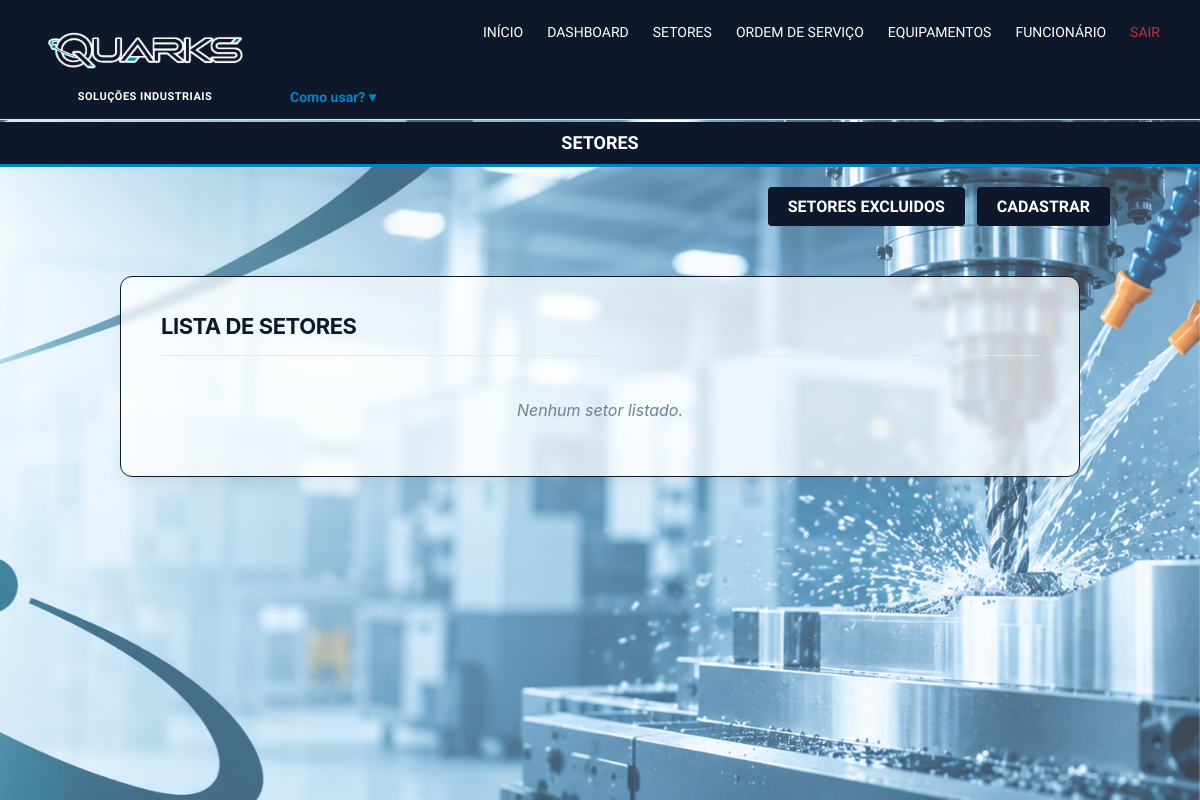
Page /setor (signed in) on the earlier database version.
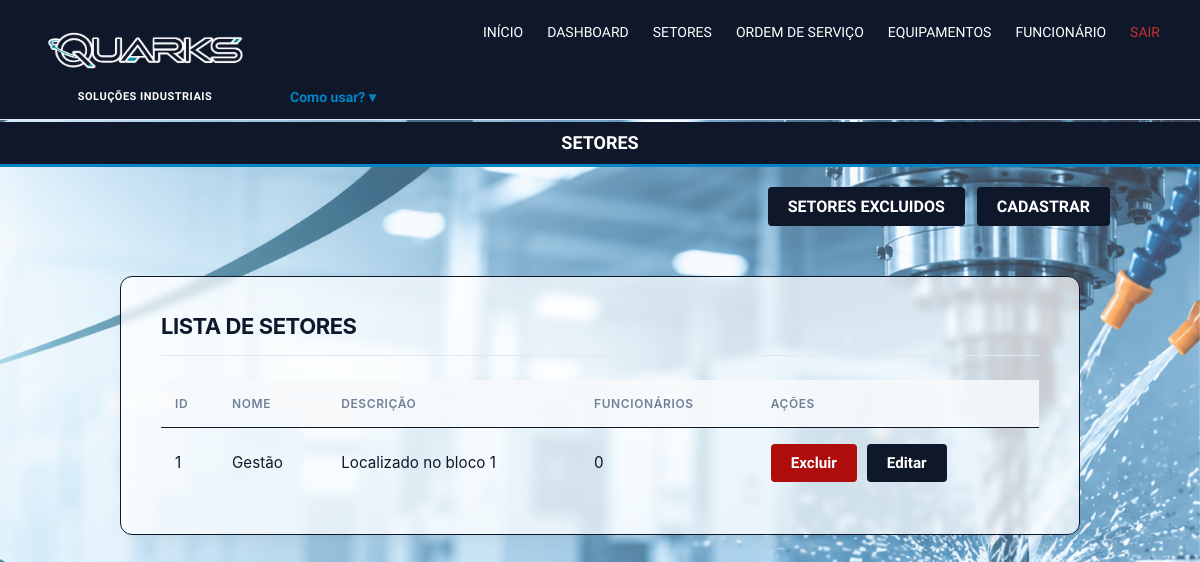
Same page on the later database version.
### database.py (models this page shows)
class Setor(Base):
    __tablename__ = 'setores'
    id = Column(Integer, primary_key=True, autoincrement=True)
    nome = Column(String(50), nullable=False)
    descricao = Column(String(10000))
    status_delete = Column(Boolean, default=True, nullable=False)
    funcionarios = relationship('Funcionario', back_populates='setor')

### app.py (the view)
@app.route('/setor', methods=['GET'])
@login_required
def setor():
    lista_setores = tabela_setor.select_ativos()
    return render_template('setor.html', setores=lista_setores)

### app.py (called while the page is built)
@login_manager.user_loader
def load_user(user_id):
    return db_session.get(Usuario, int(user_id))

### banco/tabela_setor.py (called while the page is built)
def select_ativos():
    setor_sql = (
        select(Setor, func.count(Funcionario.id).label("funcionarios")).
        outerjoin(Funcionario, Setor.id == Funcionario.setor_id).
        where(Setor.status_delete == 1).
        group_by(Setor.id)
    )
    setor = db_session.execute(setor_sql).all()
    return setor

### templates/setor.html (shortened to what this page needs)
{% extends 'base.html' %}
{% block conteudo %}
    <div class="cabecalho-pagina">
        <div class="barra-titulo-linha">
            <p class="subtitulo">SETORES</p>
        </div>
        {% if not editar %}
        <div class="container-botao-direita">
            <a href="{{ url_for('listar_setores_excluidos') if not excluidos else url_for('setor')}}" class="design-btn-direita">SETORES {% if excluidos %} ATIVOS {% else %} EXCLUIDOS {% endif %}</a>
            {% if not excluidos %}<a href="{{ url_for('cadastro_setor') }}" class="design-btn-direita">CADASTRAR</a> {% endif %}
        </div>
        {% endif %}
    </div>
    {% if request.endpoint != 'cadastro_setor' and not editar %}
    <section class="painel">
        <h2>LISTA DE SETORES</h2>
        {% if setores %}
        <table>
            <thead>
                <tr>
                    <th>Id</th>
                    <th>Nome</th>
                    <th>Descrição</th>
                    <th>Funcionários</th>
                    <th>Ações</th>
                </tr>
            </thead>
            <tbody>
            {% for setor, total in setores %}
                <tr>
                    <td>{{ setor.id }}</td>
                    <td>{{ setor.nome }}</td>
                    <td>{{ setor.descricao }}</td>
                    <td>{{ total }}</td>
                    <td class="acoes">{% if excluidos %}<a href="{{ url_for('restaurar_setor', setor_id=setor.id) }}" class="design-btn-direita">Restaurar</a>{% else %}<a href="{{ url_for('excluir_setor', setor_id=setor.id) }}" class="design-btn-direita excluir-btn">Excluir</a><a href="{{ url_for('editar_setor', setor_id=setor.id) }}" class="design-btn-direita">Editar</a>{% endif %}</td>
                </tr>
            {% endfor %}
            </tbody>
        </table>
        {% else %}
            <p class="vazio">Nenhum setor listado.</p>
        {% endif %}
    </section>
    {% endif %}
{% endblock %}

### templates/base.html (shortened to what this page needs)
<!DOCTYPE html>
<html lang="pt-br">
<head>
    <link rel="stylesheet" href="{{ url_for('static', filename='css/style.css') }}">
</head>
<body class="{% if request.endpoint in ['equipamentos', 'listar_equipamentos_excluidos', 'setor', 'listar_setores_excluidos', 'ordens_servico_lista_view', 'funcionarios'] %}tela-listas{% endif %}">
    <header class="cabecalho-sistema">
        <div class="bloco-topo-esquerdo">
            <div class="logo-wrapper">
                <img src="{{ url_for('static', filename='imagem/logo.png') }}" alt="Logo Quarks" class="logo-cabecalho">
                <h1>SOLUÇÕES INDUSTRIAIS</h1>
            </div>
            <div class="menu-item-dropdown">
                <a href="#" class="link-principal destaque-temas">Como usar? ▾</a>
            </div>
            <nav class="menu">
                {% if current_user.is_authenticated %}
                    <a href="{{ url_for('index') }}" class="link-principal">INÍCIO</a>
                    <a href="{{ url_for('dashboard') }}" class="link-principal">DASHBOARD</a>
                    <a href="{{ url_for('setor') }}" class="link-principal">SETORES</a>
                    <a href="{{ url_for('ordens_servico_lista_view') }}" class="link-principal">ORDEM DE SERVIÇO</a>
                    <a href="{{ url_for('equipamentos') }}" class="link-principal">EQUIPAMENTOS</a>
                    <a href="{{ url_for('funcionarios') }}" class="link-principal">FUNCIONÁRIO</a>
                    <a href="{{ url_for('logout') }}" class="link-sair">SAIR</a>
                {% else %}
                    <a href="{{ url_for('index') }}" class="link-principal">INÍCIO</a>
                    <a href="{{ url_for('login') }}" class="link-principal">LOGIN</a>
                    <a href="{{ url_for('login', registro=True) }}" class="link-principal">CADASTRAR</a>
                {% endif %}
            </nav>
        </div>
    </header>
    {% if request.endpoint in ['equipamentos', 'listar_equipamentos_excluidos', 'setor', 'listar_setores_excluidos', 'ordens_servico_lista_view', 'funcionarios'] %}
        <div class="carrossel-listas" aria-hidden="true">
            <img class="ativa" src="{{ url_for('static', filename='imagem/foto7.png') }}" alt="">
        </div>
    {% endif %}
    <main>
        {% block conteudo %}{% endblock %}
    </main>
</body>
</html>

### static/css/style.css (style rules this page uses)
* { box-sizing: border-box; margin: 0; padding: 0; }
:root { --cor-sucesso: #2f855a; --cor-sucesso-fundo: #e6fffa; --cor-erro: #c53030; --cor-erro-fundo: #fff5f5; --cor-primaria: #2b6cb0; --cor-primaria-escura: #1e4e8c; --cor-fundo: #f4f6f9; --cor-painel: #ffffff; --cor-texto: #2d3748; --cor-texto-claro: #718096; --cor-borda: #0f172a; }
body { margin: 0; font-family: "Inter Tight", sans-serif; font-weight: 400; font-optical-sizing: auto; font-style: normal; background-color: #f4f4f4; overflow-x: hidden; }
.cabecalho-sistema { position: relative; background-color: #0f172a; border-bottom: 1px solid #e2e8f0; z-index: 100; padding: 16px 40px; }
.cabecalho-sistema .bloco-topo-esquerdo { display: flex; flex-direction: row; justify-content: flex-start; width: 100%; gap: 40px; }
.logo-wrapper { display: flex; flex-direction: column; align-items: center; gap: 4px; text-align: center; }
.logo-cabecalho { height: 70px; width: auto; object-fit: contain; }
h1 { color: #ffffff; font-size: 11px; font-weight: 700; letter-spacing: 0.5px; margin: 0; padding: 0; white-space: nowrap; text-transform: uppercase; }
.menu-item-dropdown { position: relative; display: flex; align-items: center; align-self: flex-end; margin-bottom: -2px; height: 14px; }
.menu { display: flex; flex-direction: row; gap: 24px; margin-left: auto; align-self: flex-start; padding-top: 4px; }
.link-principal { text-decoration: none; color: #ffffff; font-size: 14px; font-weight: 500; padding: 4px 0; display: inline-block; border-bottom: 2px solid transparent; transition: all 0.2s ease; }
.link-sair { text-decoration: none; color: var(--cor-erro); font-size: 14px; font-weight: 500; padding: 4px 0; display: inline-block; border-bottom: 2px solid transparent; transition: all 0.2s ease; }
.destaque-temas { color: #0284c7; font-weight: 600; }
body.tela-listas, body.tela-listas main { background: transparent !important; background-color: transparent !important; }
.carrossel-listas { position: fixed; inset: 0; z-index: -1; overflow: hidden; pointer-events: none; background-color: var(--cor-fundo); }
main { position: relative; z-index: 1; }
.tela-listas .painel { background-color: rgba(255, 255, 255, 0.72); backdrop-filter: blur(3px); }
.tela-listas table { background-color: transparent; }
.tela-listas th { background-color: rgba(248, 250, 252, 0.88); }
.container-botao-direita { display: flex; justify-content: flex-end; gap: 1vw; max-width: 1200px; margin: 20px 70px 50px auto; padding: 0 20px; }
.design-btn-direita { background-color: rgb(15 23 42); color: #ffffff; border: none; padding: 10px 20px; font-weight: bold; border-radius: 4px; cursor: pointer; font-family: "Inter Tight", sans-serif; text-decoration: none; }
.excluir-btn { background-color: rgb(175 12 12); }
.barra-titulo-linha { background-color: #0f172a; text-align: center; padding: 10px 0; margin: 2px 0 0 0; border-bottom: 3px solid #0284c7; position: relative; display: flex; justify-content: center; align-items: center; }
.subtitulo { color: white; font-weight: 700; font-size: 18px; line-height: 1.2; margin: 0; }
.painel { background-color: var(--cor-painel, #ffffff); border: 1px solid var(--cor-borda, #e2e8f0); border-radius: 12px; padding: 36px 40px; max-width: 960px; margin: 0 auto 40px auto; box-shadow: 0 10px 25px -5px rgba(15, 23, 42, 0.06), 0 8px 10px -6px rgba(15, 23, 42, 0.04); font-family: 'Inter', -apple-system, BlinkMacSystemFont, sans-serif; }
.painel h1, .painel h2, .painel h3 { margin-top: 0; margin-bottom: 24px; border-bottom: 1px solid #e2e8f0; padding-bottom: 16px; color: #0f172a; font-size: 22px; font-weight: 700; letter-spacing: -0.02em; }
table { width: 100%; border-collapse: collapse; background-color: #ffffff; }
th, td { text-align: left; padding: 16px 14px; border-bottom: 1px solid var(--cor-borda, #e2e8f0); font-size: 0.95rem; color: #0f172a; vertical-align: middle; }
th { background-color: #f8fafc; color: var(--cor-texto-claro, #64748b); font-weight: 600; text-transform: uppercase; font-size: 0.75rem; letter-spacing: 0.05em; }
tbody tr:last-child td { border-bottom: none; }
tbody tr { transition: background-color 0.2s ease; }
.acoes { display: flex; justify-content: flex-start; align-items: center; gap: 10px; }

Differences in the rows shown:
added Setor: id "1", nome "Gestão", descricao "Localizado no bloco 1", total "0"
Other differences:
text no longer shown: "Nenhum setor listado."
text now shown: "ID NOME DESCRIÇÃO FUNCIONÁRIOS AÇÕES"
